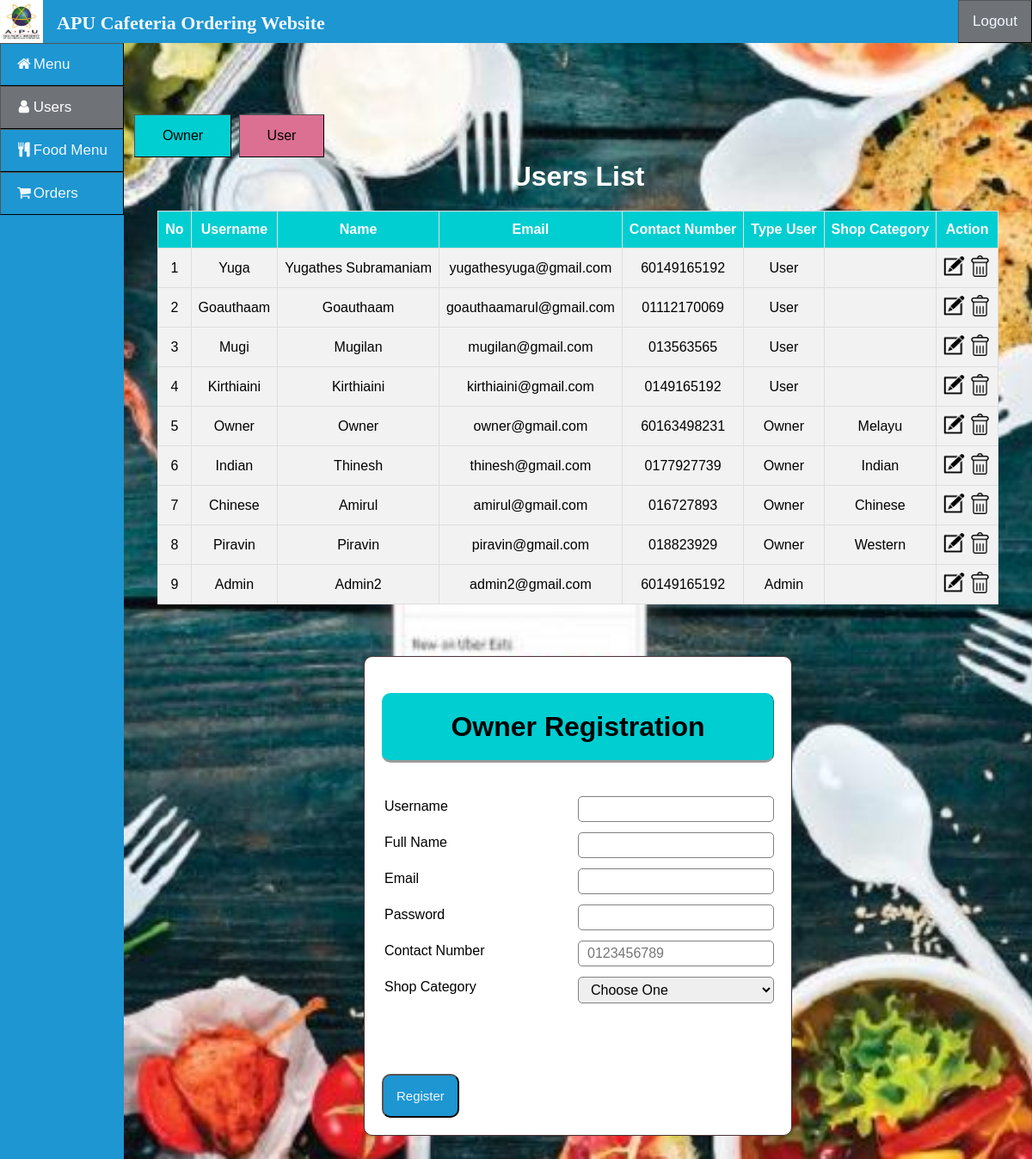
Before: /Admin/Users.php (signed in) with the older database file.
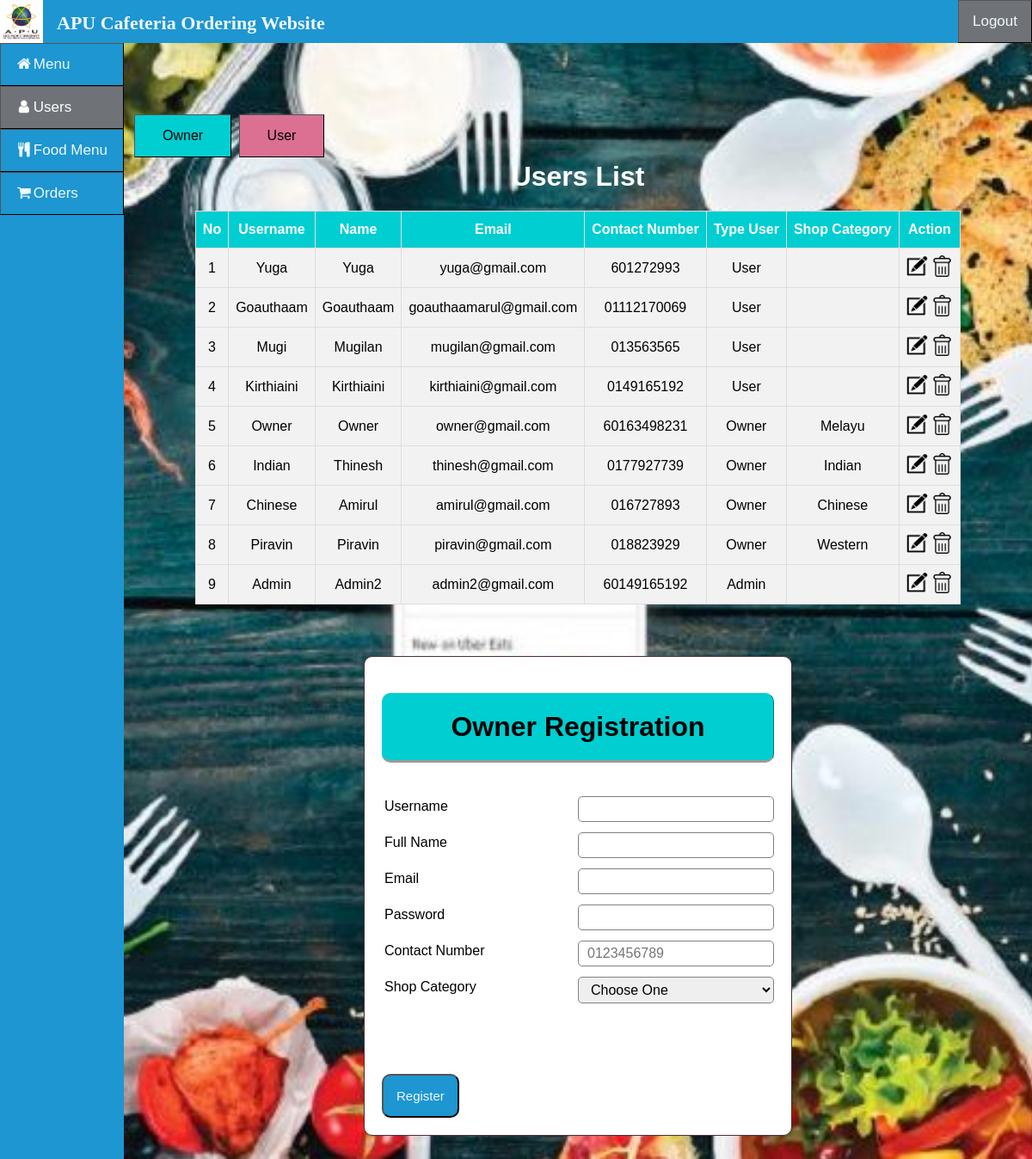
After: the same page with the newer database file.
### tables this page shows
CREATE TABLE `users` (
  `username` varchar(50) NOT NULL,
  `password` varchar(255) NOT NULL,
  `name` varchar(255) NOT NULL,
  `email` varchar(255) NOT NULL,
  `Hp` varchar(99) NOT NULL,
  `type_user` varchar(255) NOT NULL,
  `ownerCategory` int(9) DEFAULT NULL
);

### Admin/Users.php (the view, shortened to what this page needs)
<?php
if(isset ($_SESSION["username"]))
{	include "Header.php";
	?>
<!DOCTYPE html>
<html>
<head>
</head>
<body>
	<div class="main">
	<div class="sort">
		<a href="Users.php?sort=Owner" style="background-color: darkturquoise;" class="button button2">Owner</a>
		<a href="Users.php?sort=User" style="background-color: palevioletred;" class="button button2">User</a>
	</div>
	<h1 align="center"> Users List </h1>
<?php
	if(isset($_GET['sort']))
	{
		if($_GET['sort']=="User"){
			$queryGet = "select * from users WHERE type_user = 'User'";
			$resultGet = mysqli_query($link,$queryGet);
		}
		if($_GET['sort']=="Owner"){
			$queryGet = "select * from users WHERE type_user = 'Owner'";
			$resultGet = mysqli_query($link,$queryGet);
		}
	}
	else{
		$queryGet = "select * from users ORDER BY type_user DESC";
		$resultGet = mysqli_query($link,$queryGet);
	}
	if(!$resultGet)
	{
		die ("Invalid Query - get Items List: ". mysqli_error($link));
	}
	else
	{?>
	<table id="table" border="1" align="center">
		<tr>
			<th>No</th>
			<th>Username</th>
			<th>Name</th>
			<th>Email</th>
			<th>Contact Number</th>
			<th>Type User</th>
			<th>Shop Category</th>
			<th>Action</th>
		</tr>
		<form>
<?php	$no=1;
		while($row= mysqli_fetch_array($resultGet, MYSQLI_BOTH))
		{
			?>
			<tr>
				<td><?php echo $no;?></td>
				<td><?php echo $row['username']?></td>
				<td><?php echo $row['name']?></td>
				<td><?php echo $row['email'];?></td>
				<td><?php echo $row['Hp']; ?></td>
				<td><?php echo $row['type_user']; ?></td>
				<td><?php
						if($row['ownerCategory']=="1")	echo "Melayu";
						if($row['ownerCategory']=="2")	echo "Indian";
						if($row['ownerCategory']=="3")	echo "Chinese";
						if($row['ownerCategory']=="4")	echo "Western";
?>	</td>
				<td><a href="UsersEdit.php?id=<?php echo $row['username'];?>">
					<img border="0" alt="editB" src="../CSS/btn/editB.png" width="25" height="25"></a>
					<a href="Delete.php?sid=<?php echo $row['username'];?>" onclick="return confirm('Are you sure?')">
					<img border="0" alt="editB" src="../CSS/btn/delB.png" width="25" height="25"></a></a>
				</td>
			</tr>
<?php	$no++;}?>
		</form>
	</table>
<?php	}?>
	<div class="mid">
			<form class="content2" action="Users.php" method="POST">
				<h1 class="header">Owner Registration</h1>
					<div class="input-group2">
						<?php include('Errors.php');?><br>
						<label>Username</label>
						<input type="text" name="username"><br><br>
						<label>Full Name</label>
						<input type="text" name="name"><br><br>
						<label>Email</label>
						<input type="email" name="email"><br><br>
						<label>Password</label>
						<input type="password" name="password"><br><br>
						<label>Contact Number</label>
						<input type="text" name="Hp" placeholder="0123456789"><br><br>
						<label>Shop Category</label>
						<select name="category">
							<option value="0">Choose One</option>
						</select><br><br>
					</div>
					<br><br>
					<button type="submit" class="btn" style="margin-top: 25px;" name="register">Register</button>
			</form>
	</div>
	<br><br><br><br>
<?php
}
else	{
	echo "No session exists or session has expired. Please log in again ";
	echo "Page will be redirect in 5 seconds";
	header('Refresh: 5; ../Auth/Login.php');
}
?>
</div>
</body>
</html>

### Admin/Header.php (shortened to what this page needs)
<head>
    <link rel="stylesheet" type="text/css" href="../CSS/topNav.css">
	<link rel="stylesheet" href="https://cdnjs.cloudflare.com/ajax/libs/font-awesome/4.7.0/css/font-awesome.min.css">
	<div class="sidebar">
        <a <?php if (basename($_SERVER['PHP_SELF']) == "home.php") echo "class='active'"?> href="home.php">
			<i class="fa fa-fw fa-home"></i>Menu
		</a>
		<a <?php if (basename($_SERVER['PHP_SELF']) == "Users.php") echo "class='active'"?> href="Users.php">
			<i class="fa fa-fw fa-user"></i>Users
		</a>
		<a <?php if (basename($_SERVER['PHP_SELF']) == "Menu.php") echo "class='active'"?> href="Menu.php">
			<i class="fa fa-fw fa-cutlery"></i>Food Menu</a>
		<a <?php if (basename($_SERVER['PHP_SELF']) == "Orders.php") echo "class='active'"?> href="Orders.php">
			<i class="fa fa-fw fa-shopping-cart"></i>Orders
		</a>
	</div>
	<div class="topnav">
		<img src="../css/logo2.png" alt="" style="float: left;width:50;height:50px;">
		<h1 style="float: left;display:block;color: aliceblue;text-align: center;padding: 14px 16px;font-family: Times New Roman;font-size: 22px;padding-bottom: 10px;margin-top: 0px;margin-bottom: 0px;">
			APU Cafeteria Ordering Website
		</h1>
	<div class="auth">
<?php if(isset ($_SESSION["username"]))
    {?>
	    <a style="background-color:#6f7378;" href="../Auth/Logout.php"> Logout </a>
<?php
	}
	else
	{
	?>
	    <a style="background-color:#6f7378;" href="../Auth/Login.php"> Login </a>
<?php
	}?>
		</div>
	</div>
</head>
<h3 style="color:white;position: relative;">Hi Welcome</h3>

### css/topNav.css (style rules this page uses)
* { box-sizing: border-box; }
body { margin: 0; font-family: Arial, Helvetica, sans-serif !important; background-image: url("bc5.jpg"); background-position: center; background-size: cover; background-attachment: fixed; position:absolute; top:10%; max-width: -webkit-fill-available; right: 0px; left: 0px; }
h1, h2 { text-align:center; color:white; }
.button { background-color: #4CAF50; border: solid; color: black; padding: 15px 32px; text-align: center; text-decoration: none; display: inline-block; font-size: 16px; margin: 4px 2px; cursor: pointer; -webkit-transition-duration: 0.4s; transition-duration: 0.4s; border-width:thin; border-color:black; border-style: outset; }
.header { width: auto; color: black; background:#00CED1; text-align: center; border: 1px solid #00CED1; border-bottom: none; border-radius: 10px 10px 10px 10px; border-style: outset; padding: 20px; }
.auth { width: fit-content; position: fixed; height: auto; right:0; top: 0; z-index: 1080; text-align: right; }
.auth a { float: right; display:block; color: white; text-align: center; padding: 14px 16px; text-decoration: none; border-style:solid; border-width:thin; border-color:white; border-style: outset; font-size: 17px; position: relative; }
.btn { padding: 15px; font-size: 15px; color: aliceblue; background:#1D96D1 ; border-style: outset; border-radius: 10px; cursor: pointer; }
.topnav { background-color: #1D96D1; position: fixed; top: 0; right: 0; left: 0; z-index: 1030; height:50px; }
.topnav a { float: left; display:block; color: aliceblue; text-align: center; padding: 14px 16px; text-decoration: none; border-style:solid; border-width:thin; border-color:black; border-style: outset; font-size: 17px; }
#table { font-family: "Trebuchet MS", Arial, Helvetica, sans-serif; border-collapse: collapse; margin-bottom : 50px; }
#table td, #table th { border: 1px solid #ddd; padding: 8px; text-align: center; max-width: auto; }
#table img { text-align: center; max-width: auto; }
#table tr { background-color: #f2f2f2; }
#table th { padding-top: 12px; padding-bottom: 12px; text-align: center; background-color: #00CED1; color: white; max-width: auto; background-position: center; }

### Admin/Header.php (style rules this page uses)
body { font-family: "Lato", sans-serif; }
.sidebar { height: 100%; width: 12%; position: fixed; z-index: 1; top: 0; left: 0; background-color: #1D96D1; overflow-x: hidden; padding-top: 50px; }
.sidebar a { padding: 14px 16px; color: aliceblue; text-decoration: none; border-width: thin; border-color: black; border-style: outset; font-size: 17px; display: block; }
.sidebar a.active { background-color: #6F7378; color: white; }
.main { margin-left: 12%; padding: 0px 10px; margin-top:-30px; }

### Admin/Users.php (style rules this page uses)
.mid { margin: auto; width: 50%; padding: 10px; }
.content2 { margin: auto; width: 100%; padding: 20px; border: 1px solid #483235; background: white; border-radius: 10px 10px 10px 10px; }
.input-group2 { margin: 10px 0px 10px 0px; }
.input-group2 label { display: inline-flex; margin-bottom: 10px; text-align: left; margin: 3px; }
.input-group2 input { display: inline; float: right; height: 30px; width: 50%; padding: 5px 10px; font-size: 16px; border-radius: 5px; border: 1px solid gray; }
.input-group2 select { display: inline; float: right; width: 50%; padding: 5px 10px; font-size: 16px; border-radius: 5px; border: 1px solid gray; }
.sort { position: relative; float:right; display: inline; width: 100%; margin-top: -25px; font: black; }

Changed rows visible on the page:
changed users "Yuga": name "Yugathes Subramaniam" → "Yuga"; email "yugathesyuga@gmail.com" → "yuga@gmail.com"; Hp "60149165192" → "601272993"
